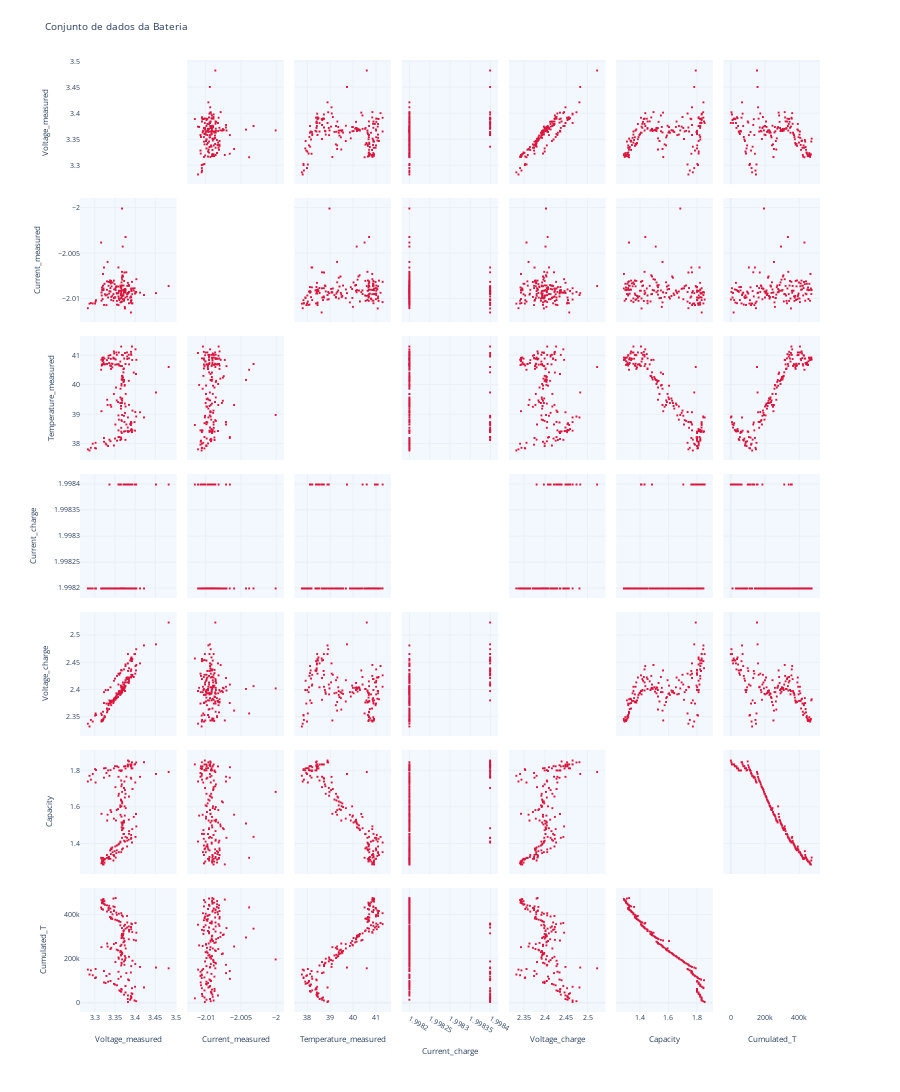

This figure's notebook cell:
### Code cell
import plotly.express as px
fig = px.scatter_matrix(dfb.drop(columns=['Time','type', 'ambient_temperature', 
                                          'time', 'Battery']), 
                                )
fig.update_traces(marker=dict(size=2,
                              color='crimson',
                              symbol='square')),
fig.update_traces(diagonal_visible=False)
fig.update_layout(
    title='Conjunto de dados da Bateria',
    width=900,
    height=1200,
)
fig.update_layout({'plot_bgcolor': '#f2f8fd',
                   'paper_bgcolor': 'white',}, 
                    template='plotly_white',
                    font=dict(size=7)
                    )

fig.show()

### Figure 1 — Plotly figure (JSON) as saved in the notebook; plotly's stock layout.template omitted (floating-point values rounded to 4 significant figures; data arrays with more than 128 entries replaced by an {"elided": "..."} marker saying what was removed)
{"data": [{"diagonal": {"visible": false}, "dimensions": [{"axis": {"matches": true}, "label": "Voltage_measured", "values": {"elided": "168 float values"}}, {"axis": {"matches": true}, "label": "Current_measured", "values": {"elided": "168 float values"}}, {"axis": {"matches": true}, "label": "Temperature_measured", "values": {"elided": "168 float values"}}, {"axis": {"matches": true}, "label": "Current_charge", "values": {"elided": "168 float values"}}, {"axis": {"matches": true}, "label": "Voltage_charge", "values": {"elided": "168 float values"}}, {"axis": {"matches": true}, "label": "Capacity", "values": {"elided": "168 float values"}}, {"axis": {"matches": true}, "label": "Cumulated_T", "values": {"elided": "168 float values"}}], "hovertemplate": "%{xaxis.title.text}=%{x}<br>%{yaxis.title.text}=%{y}<extra></extra>", "legendgroup": "", "marker": {"color": "crimson", "size": 2, "symbol": "square"}, "name": "", "showlegend": false, "type": "splom"}], "layout": {"dragmode": "select", "font": {"size": 7}, "height": 1200, "legend": {"tracegroupgap": 0}, "margin": {"t": 60}, "paper_bgcolor": "white", "plot_bgcolor": "#f2f8fd", "title": {"text": "Conjunto de dados da Bateria"}, "width": 900}}
